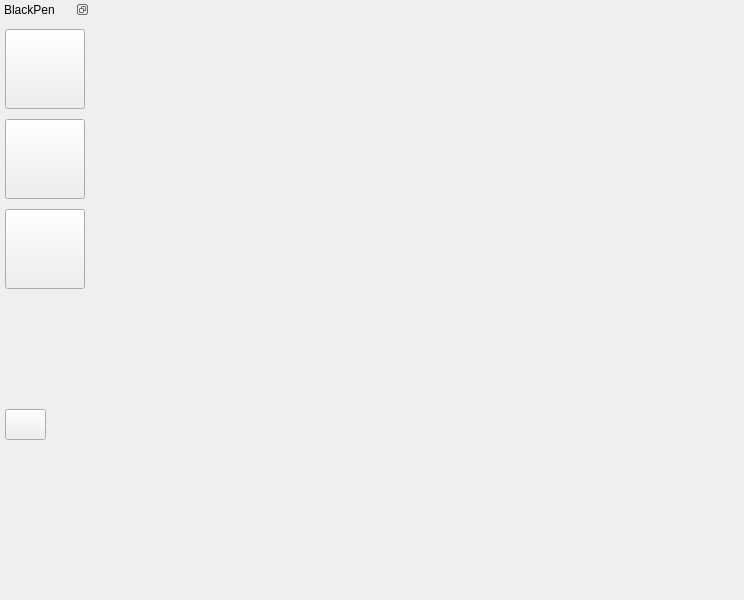
<?xml version="1.0" encoding="UTF-8"?>
<ui version="4.0">
 <class>MainWindow</class>
 <widget class="QMainWindow" name="MainWindow">
  <property name="geometry">
   <rect>
    <x>0</x>
    <y>0</y>
    <width>744</width>
    <height>600</height>
   </rect>
  </property>
  <property name="windowTitle">
   <string>BlackPen</string>
  </property>
  <widget class="QWidget" name="centralwidget"/>
  <widget class="QDockWidget" name="dockWidget">
   <property name="minimumSize">
    <size>
     <width>90</width>
     <height>600</height>
    </size>
   </property>
   <property name="maximumSize">
    <size>
     <width>90</width>
     <height>600</height>
    </size>
   </property>
   <property name="floating">
    <bool>true</bool>
   </property>
   <property name="features">
    <set>QDockWidget::DockWidgetFloatable|QDockWidget::DockWidgetMovable</set>
   </property>
   <property name="allowedAreas">
    <set>Qt::LeftDockWidgetArea</set>
   </property>
   <property name="windowTitle">
    <string>BlackPen</string>
   </property>
   <attribute name="dockWidgetArea">
    <number>1</number>
   </attribute>
   <widget class="QWidget" name="dockWidgetContents">
    <widget class="QPushButton" name="pen">
     <property name="geometry">
      <rect>
       <x>5</x>
       <y>10</y>
       <width>80</width>
       <height>80</height>
      </rect>
     </property>
     <property name="sizePolicy">
      <sizepolicy hsizetype="Preferred" vsizetype="Preferred">
       <horstretch>0</horstretch>
       <verstretch>0</verstretch>
      </sizepolicy>
     </property>
     <property name="text">
      <string/>
     </property>
     <property name="icon">
      <iconset>
       <normaloff>pen-solid.svg</normaloff>pen-solid.svg</iconset>
     </property>
     <property name="iconSize">
      <size>
       <width>32</width>
       <height>32</height>
      </size>
     </property>
    </widget>
    <widget class="QPushButton" name="eraser">
     <property name="geometry">
      <rect>
       <x>5</x>
       <y>100</y>
       <width>80</width>
       <height>80</height>
      </rect>
     </property>
     <property name="sizePolicy">
      <sizepolicy hsizetype="Preferred" vsizetype="Preferred">
       <horstretch>0</horstretch>
       <verstretch>0</verstretch>
      </sizepolicy>
     </property>
     <property name="text">
      <string/>
     </property>
     <property name="icon">
      <iconset>
       <normaloff>eraser-solid.svg</normaloff>eraser-solid.svg</iconset>
     </property>
     <property name="iconSize">
      <size>
       <width>32</width>
       <height>32</height>
      </size>
     </property>
    </widget>
    <widget class="QPushButton" name="ss">
     <property name="geometry">
      <rect>
       <x>5</x>
       <y>190</y>
       <width>80</width>
       <height>80</height>
      </rect>
     </property>
     <property name="sizePolicy">
      <sizepolicy hsizetype="Preferred" vsizetype="Preferred">
       <horstretch>0</horstretch>
       <verstretch>0</verstretch>
      </sizepolicy>
     </property>
     <property name="text">
      <string/>
     </property>
     <property name="icon">
      <iconset>
       <normaloff>camera-solid.svg</normaloff>camera-solid.svg</iconset>
     </property>
     <property name="iconSize">
      <size>
       <width>32</width>
       <height>32</height>
      </size>
     </property>
    </widget>
    <widget class="QPushButton" name="pushButton">
     <property name="geometry">
      <rect>
       <x>5</x>
       <y>390</y>
       <width>41</width>
       <height>31</height>
      </rect>
     </property>
     <property name="text">
      <string/>
     </property>
     <property name="icon">
      <iconset>
       <normaloff>circle-xmark-solid.svg</normaloff>circle-xmark-solid.svg</iconset>
     </property>
    </widget>
   </widget>
  </widget>
 </widget>
 <resources/>
 <connections/>
</ui>
